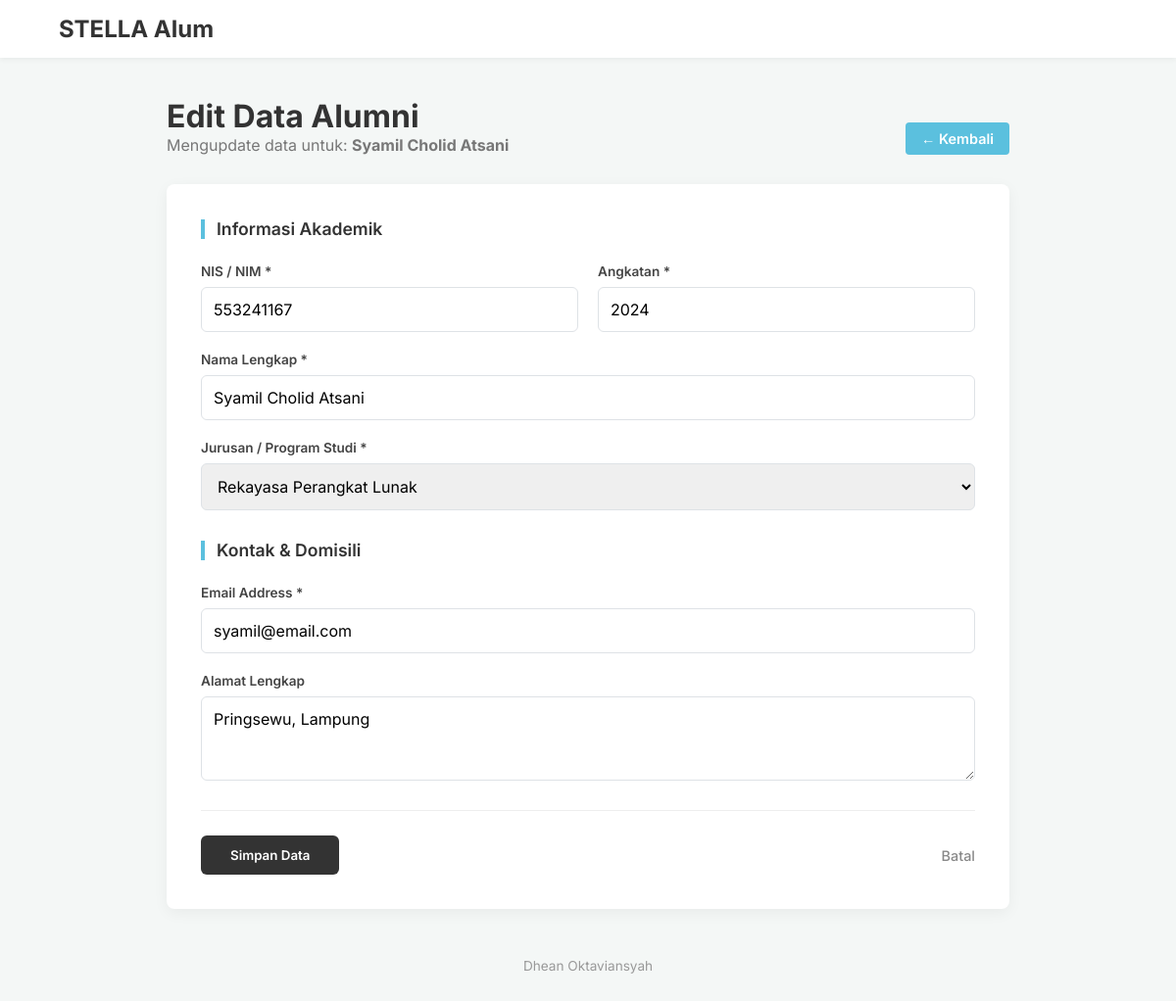
The app's page /edit.php?id=1 (signed in) with its own data.
### tables this page shows
CREATE TABLE `alumni` (
  `id_alumni`   INT(11)      NOT NULL AUTO_INCREMENT,
  `nim`         VARCHAR(20)  NOT NULL,
  `nama`        VARCHAR(100) NOT NULL,
  `angkatan`    YEAR         NOT NULL,
  `jurusan`     VARCHAR(100) NOT NULL,
  `email`       VARCHAR(100) NOT NULL,
  `no_hp`       VARCHAR(20)  NOT NULL,
  `pekerjaan`   VARCHAR(100) DEFAULT NULL,
  `perusahaan`  VARCHAR(150) DEFAULT NULL,
  `alamat`      TEXT         DEFAULT NULL,
  `created_at`  TIMESTAMP    NOT NULL DEFAULT CURRENT_TIMESTAMP,
  PRIMARY KEY (`id_alumni`)
);

### edit.php (the view, shortened to what this page needs)
<?php
require 'koneksi.php';
$id = (int)($_GET['id'] ?? 0);
$stmt = $pdo->prepare("SELECT * FROM alumni WHERE id_alumni = ?");
$stmt->execute([$id]);
$alumni = $stmt->fetch();
$data   = $alumni;
?>
<!DOCTYPE html>
<html lang="id">
<head>
</head>
<body>
    <nav class="navbar">
        <div class="brand-text">STELLA Alum</div>
    </nav>
    <main class="main-container">
        <div class="action-header">
            <div>
                <h1 class="page-title">Edit Data Alumni</h1>
                <p style="color: #777;">Mengupdate data untuk: <strong><?= htmlspecialchars($alumni['nama']) ?></strong></p>
            </div>
            <a href="dashboard_admin.php" class="btn-back">← Kembali</a>
        </div>
        <form method="POST" class="form-card">
            <div class="section-indicator">Informasi Akademik</div>
            <div class="form-grid">
                <div class="form-group">
                    <label>NIS / NIM *</label>
                    <input type="text" name="nim" class="form-control" value="<?= htmlspecialchars($data['nim']) ?>" required>
                </div>
                <div class="form-group">
                    <label>Angkatan *</label>
                    <input type="number" name="angkatan" class="form-control" value="<?= htmlspecialchars($data['angkatan']) ?>" required>
                </div>
                <div class="form-group full">
                    <label>Nama Lengkap *</label>
                    <input type="text" name="nama" class="form-control" value="<?= htmlspecialchars($data['nama']) ?>" required>
                </div>
                <div class="form-group full">
                    <label>Jurusan / Program Studi *</label>
                    <select name="jurusan" class="form-control" required>
                        <?php
                        $jurusans = ['Rekayasa Perangkat Lunak', 'Teknik Jaringan Akses Telekomunikasi', 'Teknik Komputer dan Jaringan', 'Animasi'];
                        foreach ($jurusans as $j):
                            $selected = ($data['jurusan'] === $j) ? 'selected' : '';
                        ?>
                        <option value="<?= $j ?>" <?= $selected ?>><?= $j ?></option>
                        <?php endforeach; ?>
                    </select>
                </div>
            </div>
            <div class="section-indicator">Kontak & Domisili</div>
            <div class="form-grid">
                <div class="form-group full">
                    <label>Email Address *</label>
                    <input type="email" name="email" class="form-control" value="<?= htmlspecialchars($data['email']) ?>" required>
                </div>
                <div class="form-group full">
                    <label>Alamat Lengkap</label>
                    <textarea name="alamat" class="form-control" rows="3"><?= htmlspecialchars($data['alamat'] ?? '') ?></textarea>
                </div>
            </div>
            <div class="form-actions">
                <button type="submit" class="btn-submit">Simpan Data</button>
                <a href="dashboard_admin.php" class="btn-cancel">Batal</a>
            </div>
        </form>
        <footer>
            Dhean Oktaviansyah
        </footer>
    </main>
</body>
</html>

### edit.php (style rules this page uses)
:root { --primary: #333; --accent: #5bc0de; --bg: #f4f7f6; --white: #ffffff; --border: #dee2e6; }
* { margin: 0; padding: 0; box-sizing: border-box; font-family: 'Inter', sans-serif; }
body { background-color: var(--bg); color: #333; }
.navbar { background: var(--white); display: flex; justify-content: space-between; align-items: center; padding: 15px 5%; box-shadow: 0 2px 5px rgba(0,0,0,0.05); position: sticky; top: 0; z-index: 1000; }
.brand-text { font-size: 1.5rem; font-weight: 700; color: var(--primary); }
.main-container { max-width: 900px; margin: 40px auto; padding: 0 20px; }
.action-header { display: flex; justify-content: space-between; align-items: flex-end; margin-bottom: 30px; }
.page-title { font-size: 2rem; font-weight: 700; color: var(--primary); }
.btn-back { background: var(--accent); color: white; text-decoration: none; padding: 8px 16px; border-radius: 4px; font-size: 0.9rem; font-weight: 600; }
.form-card { background: var(--white); border-radius: 8px; box-shadow: 0 4px 15px rgba(0,0,0,0.05); padding: 35px; }
.section-indicator { display: flex; align-items: center; font-size: 1.1rem; font-weight: 600; margin-bottom: 25px; }
.section-indicator::before { content: ""; width: 4px; height: 20px; background: var(--accent); margin-right: 12px; display: inline-block; }
.form-grid { display: grid; grid-template-columns: 1fr 1fr; gap: 20px; margin-bottom: 30px; }
.form-group { display: flex; flex-direction: column; gap: 8px; }
.full { grid-column: span 2; }
label { font-weight: 600; font-size: 0.85rem; color: #444; }
.form-control { padding: 12px; border: 1px solid var(--border); border-radius: 6px; font-size: 1rem; outline: none; }
.form-actions { border-top: 1px solid #eee; padding-top: 25px; display: flex; justify-content: space-between; align-items: center; }
.btn-submit { background: var(--primary); color: white; border: none; padding: 12px 30px; font-weight: 600; border-radius: 6px; cursor: pointer; transition: 0.2s; }
.btn-cancel { color: #888; text-decoration: none; font-size: 0.9rem; font-weight: 500; }
footer { margin-top: 50px; padding-bottom: 30px; text-align: center; color: #999; font-size: 0.85rem; }

### records on screen
alumni: nama "Syamil Cholid Atsani", nim "553241167", angkatan "2024", email "syamil@email.com", alamat "Pringsewu, Lampung"

### other values on screen
form field jurusan "Rekayasa Perangkat Lunak"
